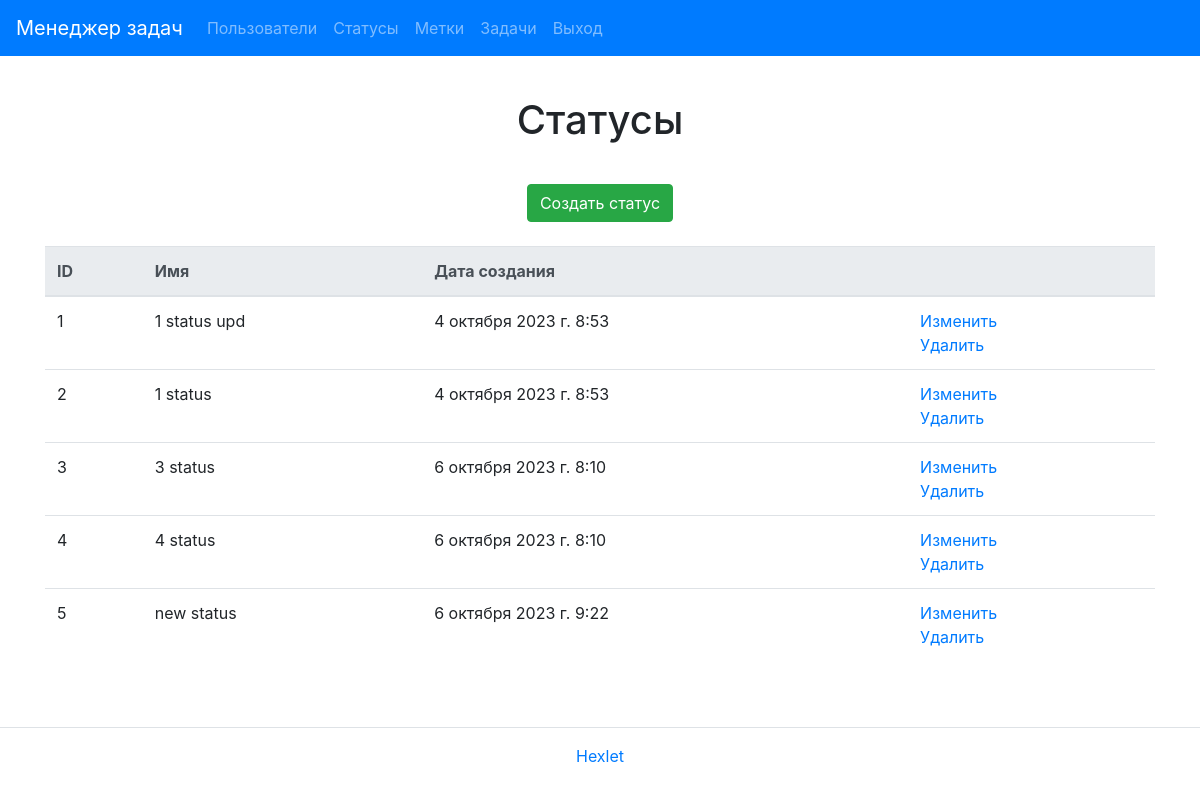
Page /statuses/ (signed in) on the earlier database version.
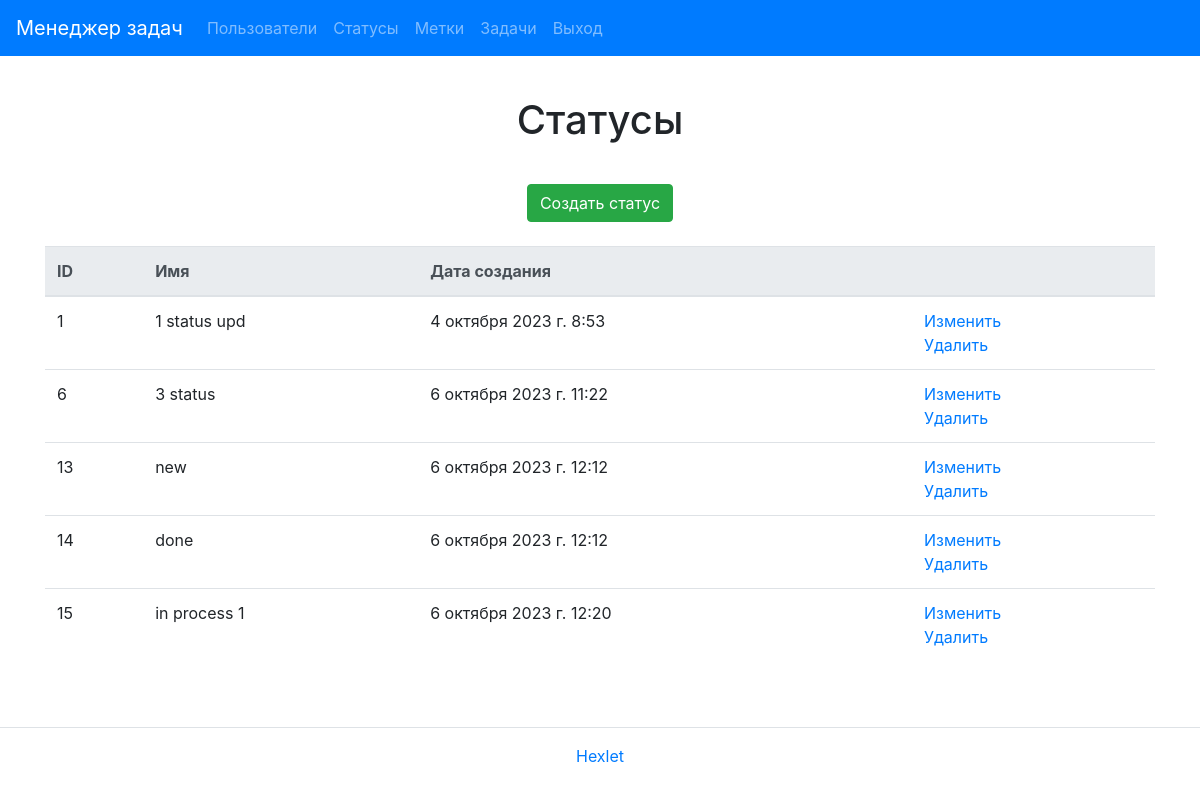
Same page on the later database version.
### task_manager/statuses/models.py (models this page shows, shortened)
class Status(models.Model):
    name = models.CharField(_('name'), max_length=30)
    created_at = models.DateTimeField(auto_now_add=True)

### task_manager/statuses/views.py (the view)
# urls.py: path('', StatusList.as_view(), name='status_index'),
class StatusList(UserLoginMixin, ListView):
    model = Status
    template_name = 'statuses/index.html'
    context_object_name = 'statuses'

### task_manager/templates/statuses/index.html
{% extends "base.html" %}
{% load i18n %}
{% block title %}<h1 class="my-4 text-center">{% trans "Statuses" %}</h1>{% endblock %}
{% block content %}
<div class="container">
  <div class="d-flex justify-content-center mt-3 mb-0">
    <a class="btn btn-success btn-md" href="{% url 'status_create' %}">{% trans "Create status" %}</a>
  </div>
  <table class="table table-lg-responsive table-hover mt-4">
    <thead class="thead-light">
        <tr>
            <th>{% trans "ID" %}</th>
            <th>{% trans "Name" %}</th>
            <th>{% trans "Creation date" %}</th>
            <th></th>
        </tr>
    </thead>
        {% if statuses %}
        <tbody>
            {% for status in statuses %}
            <tr>
                <td>{{ status.id }}</td>
                <td>{{ status.name }}</td>
                <td>{{ status.created_at }}</td>
                <td>
                    <a href="{% url 'status_update' status.id %}">{% trans "Modify" %}</a>
                    <br>
                    <a href="{% url 'status_delete' status.id %}">{% trans "Delete" %}</a>
                </td>
            </tr>
            {% endfor %}
        {% endif %}
        </tbody>
  </table>
</div>
{% endblock %}

### task_manager/templates/base.html (shortened to what this page needs)
{% load bootstrap4 %}
{% load i18n %}
{% get_current_language as LANGUAGE_CODE %}
<!DOCTYPE html>
<html lang="{{ LANGUAGE_CODE }}">
  <head>
    {% bootstrap_css %}
</head>
  <body class="d-flex flex-column min-vh-100">
    <nav class="navbar navbar-expand-lg navbar-dark bg-primary text-white mb-3">
      <a class="navbar-brand" href="/">{% trans "Task Manager" %}</a>
      <div class="collapse navbar-collapse" id="navbarToggleExternalContent">
        <ul class="navbar-nav mr-auto">
          <li class="nav-item">
            <a class="nav-link" href="{% url 'users_index' %}">{% trans "Users" %}</a>
          </li>
        {% if user.is_authenticated %}
        <li class="nav-item">
          <a class="nav-link" href="{% url 'status_index' %}">{% trans "Statuses" %}</a>
        </li>
        <li class="nav-item">
          <a class="nav-link" href="{% url 'label_index' %}">{% trans "Tags" %}</a>
        </li>
        <li class="nav-item">
          <a class="nav-link" href="{% url 'task_index' %}">{% trans "Tasks" %}</a>
        </li>
        <li class="nav-item">
          <a class="nav-link" href="{% url 'logout' %}">{% trans "Logout" %}</a>
        </li>
        </ul>
        {% endif %}
      </div>
    </nav>
       <div id="title">
        {% block title %}{% endblock %}
       </div>
        <div id="content">
            {% block content %}{% endblock %}
        </div>
    <footer class="footer py-3 d-flex justify-content-center border-top my-3 mt-auto">
          <a class="" target="_blank" href="https://ru.hexlet.io">Hexlet</a>
      </footer>
  </body>
</html>

Differences in the rows shown:
removed Status: id "2", name "1 status", created_at "4 октября 2023 г. 8:53"
removed Status: id "3", name "3 status", created_at "6 октября 2023 г. 8:10"
removed Status: id "4", name "4 status", created_at "6 октября 2023 г. 8:10"
removed Status: id "5", name "new status", created_at "6 октября 2023 г. 9:22"
added Status: id "6", name "3 status", created_at "6 октября 2023 г. 11:22"
added Status: id "13", name "new", created_at "6 октября 2023 г. 12:12"
added Status: id "14", name "done", created_at "6 октября 2023 г. 12:12"
added Status: id "15", name "in process 1", created_at "6 октября 2023 г. 12:20"
